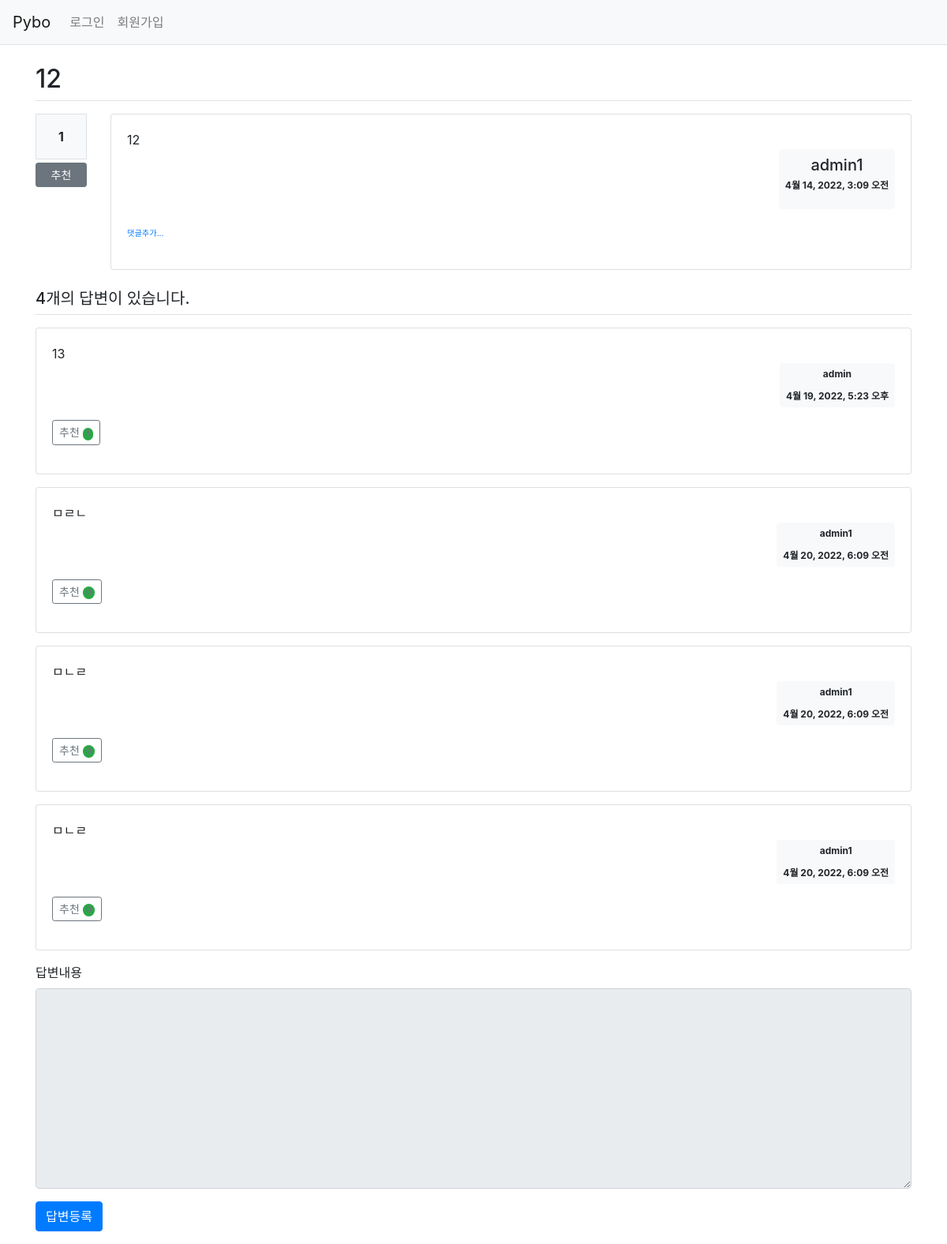
Page /2/ on the committed database.
### myapp/models.py (models this page shows, shortened)
class Question(models.Model):
    subject = models.CharField(max_length=200) # 제목(최대글자수)
    content = models.TextField() # 내용
    create_date = models.DateTimeField(auto_now_add=True) # 작성일
    author = models.ForeignKey(User, on_delete=models.CASCADE, related_name='author_question') # 작성자
    modify_date = models.DateTimeField(null=True, blank=True) # 수정일
    voter = models.ManyToManyField(User, related_name='voter_question') # 추천인

class Answer(models.Model):
    question = models.ForeignKey(Question, on_delete=models.CASCADE)
    content = models.TextField()
    create_date = models.DateTimeField(auto_now_add=True)
    author = models.ForeignKey(User, on_delete=models.CASCADE, related_name='author_answer')
    modify_date = models.DateTimeField(null=True, blank=True)
    voter = models.ManyToManyField(User, related_name='voter_answer')

### myapp/views.py (the view)
# urls.py: path('<int:question_id>/', views.detail, name='detail'),
def detail(request, question_id):
    question =get_object_or_404(Question, pk=question_id)
    context = {'question':question}
    return render(request, 'question_detail.html', context)

### templates/question_detail.html (shortened to what this page needs)
{% extends 'base.html' %}
{% block content %}
<!-- {% load static %}
<link rel="stylesheet" type="text/css" href="{% static 'bootstrap.min.css' %}"> -->
<div class="container my-3">
    <h2 class="border-bottom py-2">{{ question.subject }}</h2>
    <div class="row my-3">
        <div class="col-1">
            <div class="bg-light text-center p-3 border font-weight-bolder mb-1"> {{ question.voter.count }} </div>
            <a href="#" data-uri=" {% url 'myapp:question_vote' question.id %}"
                class="recommend btn btn-sm btn-secondary btn-block my-1">추천</a>
        </div>
        <div class="col-11">
            <div class="card">
                <div class="card-body">
                    <div class="card-text" style="white-space:pre-line;">{{ question.content }}</div>
                    <div class="d-flex justify-content-end">
                        <div class="badge badge-light p-2 text-start">
                            <div class="mb-3"> <h5>{{ question.author.username }}</h5>
                                <div>{{ question.create_date }}</div>
                            </div>
                        </div>
                    </div>
                    <div class = "my-3">
                        <a href="{% url 'myapp:question_comment' question.id %}" class="small"><small>댓글추가...</small></a>
                    </div>
                </div>
            </div>
        </div>
    </div>
    <h5 class="border-bottom my-2 py-2">{{ question.answer_set.count }}개의 답변이 있습니다.</h5>
    {% for answer in question.answer_set.all %}
    <div class="card my-3">
        <div class="card-body">
            <div class="card-text" style="white-space:pre-line;">{{ answer.content }}</div>
            <div class="d-flex justify-content-end">
                <div class="badge badge-light p-2 text-start">
                    <div class="mb-3">{{ answer.author.username }}</div>
                    <div>{{ answer.create_date }}</div>
                </div>
            </div>
            <div class="my-3">
                <a href="javascript:void(0)" data-uri="{% url 'myapp:answer_vote' answer.id %}"
                    class="recommend btn btn-sm btn-outline-secondary">추천
                    <span class="badge rounded-pill bg-success">{{ answer.voter.count}}</span>
                </a>
            </div>
        </div>
    </div>
    {% endfor %}
    <form action="{% url 'myapp:answer_create' question.id %}" method="POST" class="my-3">
        <div class="form-group">
            <label for="content" class="form-label">답변내용</label>
            <textarea {% if not user.is_authenticated %} disabled{% endif %}
            name="content" id="content" class="form-control" rows="10"></textarea>
        </div>
        <input type="submit" value="답변등록" class="btn btn-primary">
    </form>
</div>
{% endblock %}

### rows in the picture
Question: subject "12", voter.count "1", content "12", author.username "admin1", create_date "4월 14, 2022, 3:09 오전", answer_set.count "4"
Answer: content "13", author.username "admin", create_date "4월 19, 2022, 5:23 오후", voter.count "1"
Answer: content "ㅁㄹㄴ", author.username "admin1", create_date "4월 20, 2022, 6:09 오전", voter.count "0"
Answer: content "ㅁㄴㄹ", author.username "admin1", create_date "4월 20, 2022, 6:09 오전", voter.count "0"
Answer: content "ㅁㄴㄹ", author.username "admin1", create_date "4월 20, 2022, 6:09 오전", voter.count "0"
